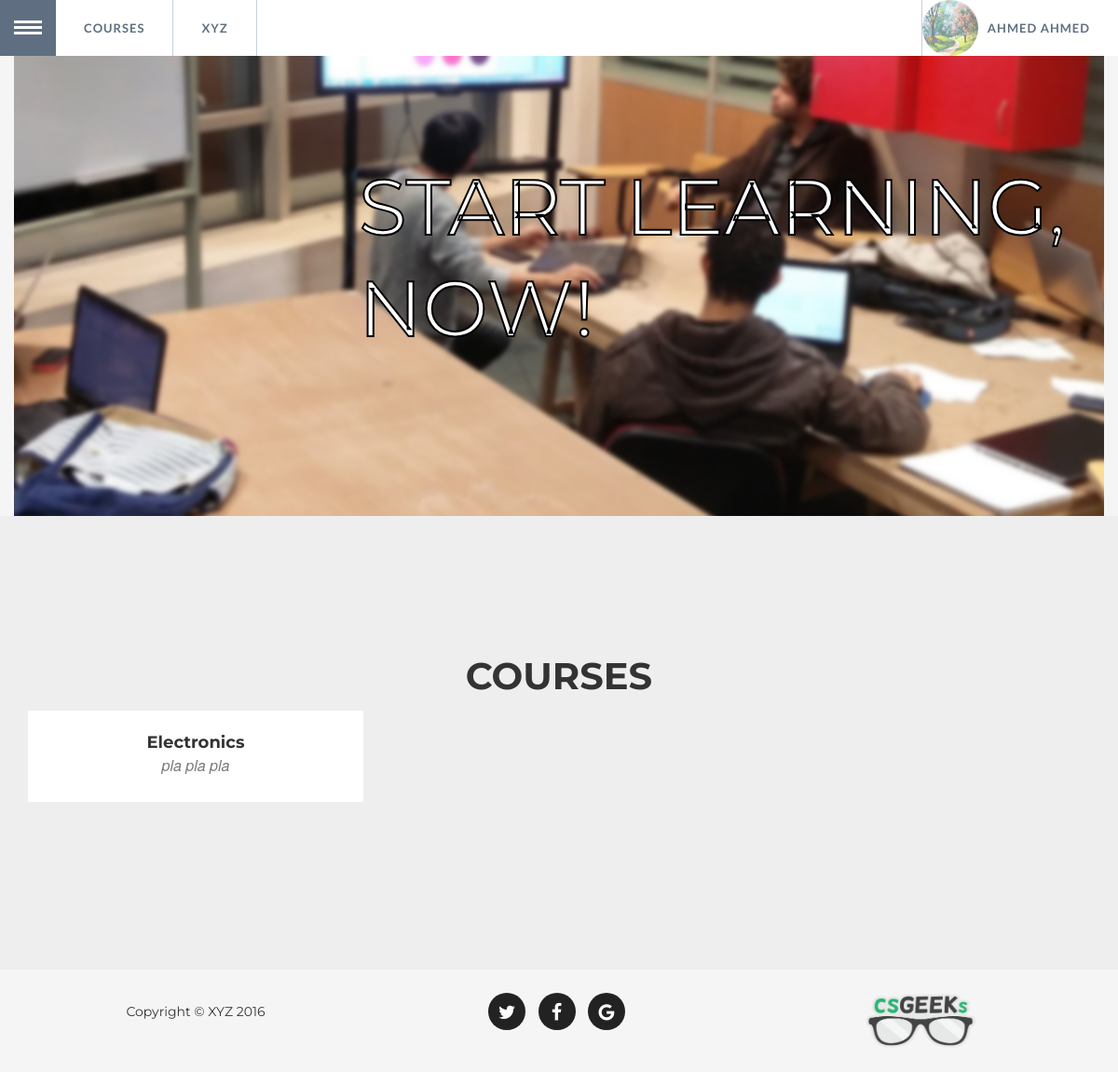
/courses/ (signed in), run on the app's committed database.
### courses/models.py (models this page shows, shortened)
class Member(models.Model):
    first_name = models.CharField(max_length=200)
    last_name = models.CharField(max_length=200)
    email = models.CharField(max_length=200)
    pwd = models.CharField(max_length=200)
    logged_in = models.BooleanField(default=False)
    img = models.ImageField(upload_to=UploadToPathAndRename(os.path.join(settings.MEDIA_ROOT, 'upload')))

class Course(models.Model):
    title = models.CharField(max_length=200)
    desc = models.CharField(max_length=400, default="")
    img = models.CharField(max_length=200, default="")
    members = models.ManyToManyField(Member)

### courses/views.py (the view)
def index (request):
	li = Course.objects.all()
	try:
		request.session['member_id']
		m = Member.objects.get(pk=request.session['member_id'])
		log=True
		context={'courses':li, 'log':log, 'member':m}
	except :
		log=False
		context={'courses':li, 'log':log}
	return render(request, "courses/courses.html", context)

### courses/templates/courses/courses.html (shortened to what this page needs)
{% load static %}
<!DOCTYPE html>
<html lang="en" class="no-js">
	<head>
 	        <link href="{% static 'courses/static/vendor/bootstrap/css/bootstrap.min.css'%}" rel="stylesheet">
 		<link rel="stylesheet" type="text/css" href="{% static 'courses/static/css/demo4.css'%}" />
		<link rel="stylesheet" type="text/css" href="{% static 'courses/static/css/component2.css'%}" />
		<link href="{% static 'courses/static/vendor/font-awesome/css/font-awesome.min.css'%}" rel="stylesheet" type="text/css">
    <link href="{% static 'courses/static/css/agency.min.css'%}" rel="stylesheet">
	</head>
	<body style="background-color: #f5f5f5;">
		<div class="container" style=" width: 100%">
			<ul id="gn-menu" class="gn-menu-main">
				<li class="gn-trigger">
					<a class="gn-icon gn-icon-menu"><span>Menu</span></a>
				</li>
				<li><a href="{% url 'courses:index'%}">Courses</a></li>
				<li><a href="{% url 'home'%}">XYZ</a></li>
				<li><div onclick="dod()"> <img style ="height: 60px;width: 60px;"class= 'img-circle ' src="{{MEDIA_URL}}upload/{{member.id}}.png"><b>{{member.first_name}} {{member.last_name}}</b></div></li>
			</ul>
			<header style=" background-color: #f5f5f5; background-image: url({% static 'courses/static/img/s.jpg'%}); background-repeat: no-repeat; background-position: center;">
				<h1>Start learning, now! </h1>
			</header>
		</div>
		<div>
		    <section id="portfolio" class="bg-light-gray" >
		        <div class="container">
		            <div class="row">
		                <div class="col-lg-12 text-center">
		                    <h2 class="section-heading">Courses</h2>
		                </div>
		            </div>
		            <div class="row" >
		            	{% for i in courses %}
		                <div class="col-md-4 col-sm-6 portfolio-item">
		                    <div class="portfolio-caption">
		                        <h4>{{i.title}}</h4>
		                        <p class="text-muted">{{i.desc}}</p>
		                    </div>
		                </div>
		               	{% endfor %}
		            </div>
		        </div>
		    </section>
		</div>
		<footer>
	        <div class="container">
	            <div class="row">
	                <div class="col-md-4">
	                    <span class="copyright">Copyright &copy; XYZ 2016</span>
	                </div>
	                <div class="col-md-4">
	                    <ul class="list-inline social-buttons">
	                        <li><a href="#"><i class="fa fa-twitter"></i></a>
	                        </li>
	                        <li><a href="#"><i class="fa fa-facebook"></i></a>
	                        </li>
	                        <li><a href="#"><i class="fa fa-google"></i></a>
	                        </li>
	                    </ul>
	                </div>
	                <div class="col-md-4">
	                    <ul class="list-inline quicklinks">
	                        <li><a href="#"><img src="{% static 'courses/static/img/logo.png'%}" style="height: 60px; width: 120px;">  </a>
	                        </li>
	                    </ul>
	                </div>
	            </div>
	        </div>
    	</footer>
	</body>
</html>

### courses/static/courses/static/css/demo4.css (style rules this page uses)
body { background: #34495e; }
.container > header, .codrops-top { color: #fff; font-family: 'Lato', Arial, sans-serif; }
.container > header { margin: 0 auto; padding: 12em 2em; padding-left: 370px; background: rgba(0,0,0,0.05); }
.container > header h1 { font-size: 6em; line-height: 1.3; margin: 0; font-weight: 400; color: #fff; text-align: left; -webkit-text-stroke: 2px black; }

### courses/static/courses/static/css/component2.css (style rules this page uses)
*, *:after, *::before { -webkit-box-sizing: border-box; -moz-box-sizing: border-box; box-sizing: border-box; }
.gn-menu-main, .gn-menu-main ul { margin: 0; padding: 0; background: white; color: #5f6f81; list-style: none; text-transform: none; font-weight: 300; font-family: 'Lato', Arial, sans-serif; line-height: 60px; }
.gn-menu-main { position: fixed; top: 0; left: 0; width: 100%; height: 60px; font-size: 13px; }
.gn-menu-main a { display: block; height: 100%; color: #5f6f81; text-decoration: none; cursor: pointer; }
.gn-menu-main > li { display: block; float: left; height: 100%; border-right: 1px solid #c6d0da; text-align: center; }
.gn-menu-main li.gn-trigger { position: relative; width: 60px; -webkit-touch-callout: none; -webkit-user-select: none; -khtml-user-select: none; -moz-user-select: none; -ms-user-select: none; user-select: none; }
.gn-menu-main > li:last-child { float: right; border-right: none; border-left: 1px solid #c6d0da; }
.gn-menu-main > li > a { padding: 0 30px; text-transform: uppercase; letter-spacing: 1px; font-weight: bold; }
.gn-menu-main > li> div { position: relative; padding :0 30px; padding-left: 70px; text-transform: uppercase; letter-spacing: 1px; font-weight: bold; }
.gn-menu-main > li> div> img { position: absolute; opacity: 0.5; top: 0; left: 0; -webkit-transition: all ease .5s; }
.gn-menu-main:after { display: table; clear: both; content: ""; }
.gn-icon::before { display: inline-block; width: 60px; text-align: center; text-transform: none; font-weight: normal; font-style: normal; font-variant: normal; font-family: 'ecoicons'; line-height: 1; speak: none; -webkit-font-smoothing: antialiased; }
.gn-icon-menu::before { margin-left: -15px; vertical-align: -2px; width: 30px; height: 3px; background: #5f6f81; box-shadow: 0 3px white, 0 -6px #5f6f81, 0 -9px white, 0 -12px #5f6f81; content: ''; }

### data on the page
Member: first_name "AHMED", last_name "AHMED"
Course: title "Electronics", desc "pla pla pla"
